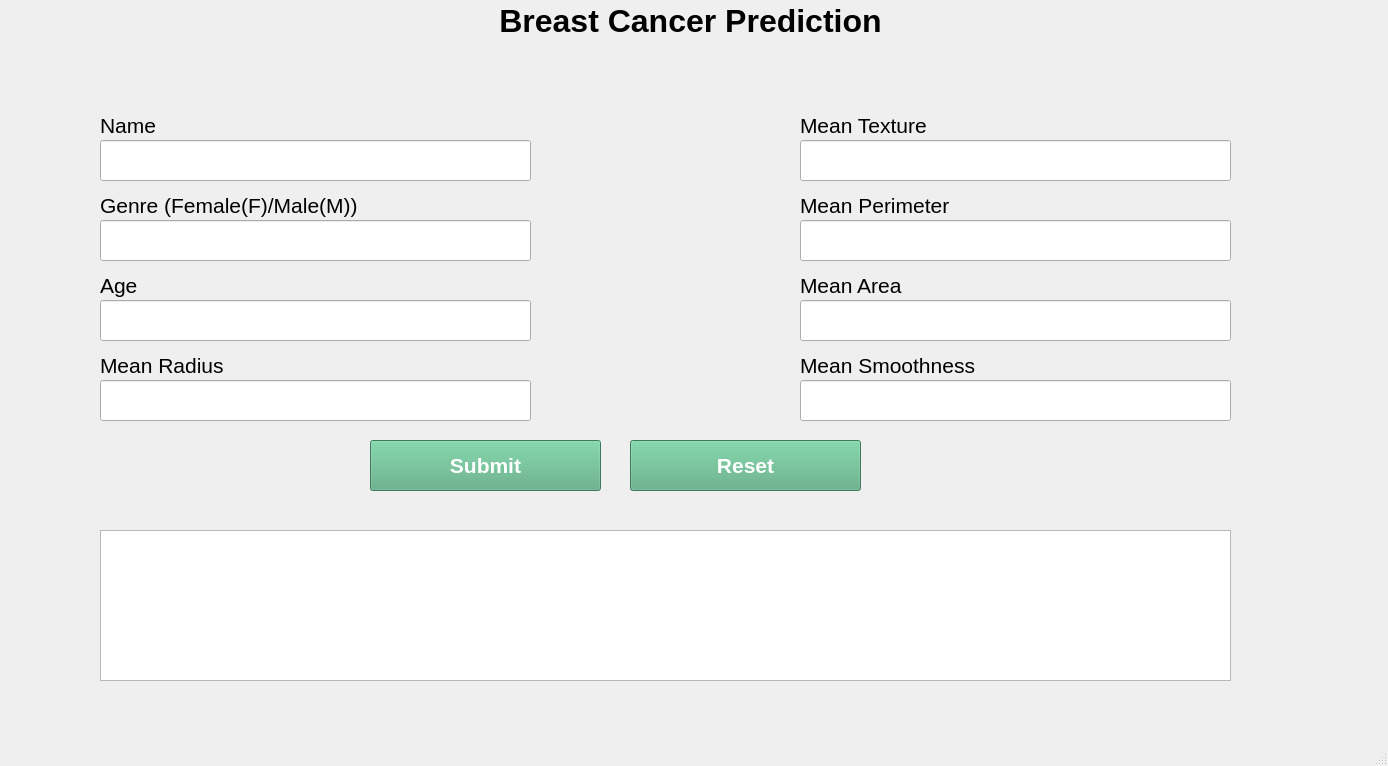
<?xml version="1.0" encoding="UTF-8"?>
<ui version="4.0">
 <class>MainWindow</class>
 <widget class="QMainWindow" name="MainWindow">
  <property name="geometry">
   <rect>
    <x>0</x>
    <y>0</y>
    <width>1388</width>
    <height>766</height>
   </rect>
  </property>
  <property name="windowTitle">
   <string>MainWindow</string>
  </property>
  <widget class="QWidget" name="centralwidget">
   <widget class="QLabel" name="label">
    <property name="geometry">
     <rect>
      <x>0</x>
      <y>0</y>
      <width>1381</width>
      <height>41</height>
     </rect>
    </property>
    <property name="font">
     <font>
      <family>Arial</family>
      <pointsize>24</pointsize>
      <weight>75</weight>
      <bold>true</bold>
     </font>
    </property>
    <property name="text">
     <string>Breast Cancer Prediction</string>
    </property>
    <property name="alignment">
     <set>Qt::AlignCenter</set>
    </property>
   </widget>
   <widget class="QLineEdit" name="name">
    <property name="geometry">
     <rect>
      <x>100</x>
      <y>140</y>
      <width>431</width>
      <height>41</height>
     </rect>
    </property>
    <property name="font">
     <font>
      <family>Arial</family>
      <pointsize>16</pointsize>
     </font>
    </property>
   </widget>
   <widget class="QLabel" name="label_2">
    <property name="geometry">
     <rect>
      <x>100</x>
      <y>110</y>
      <width>201</width>
      <height>31</height>
     </rect>
    </property>
    <property name="font">
     <font>
      <family>Arial</family>
      <pointsize>16</pointsize>
     </font>
    </property>
    <property name="text">
     <string>Name</string>
    </property>
   </widget>
   <widget class="QLabel" name="label_3">
    <property name="geometry">
     <rect>
      <x>100</x>
      <y>190</y>
      <width>321</width>
      <height>31</height>
     </rect>
    </property>
    <property name="font">
     <font>
      <family>Arial</family>
      <pointsize>16</pointsize>
     </font>
    </property>
    <property name="text">
     <string>Genre (Female(F)/Male(M))</string>
    </property>
   </widget>
   <widget class="QLineEdit" name="genre">
    <property name="geometry">
     <rect>
      <x>100</x>
      <y>220</y>
      <width>431</width>
      <height>41</height>
     </rect>
    </property>
    <property name="font">
     <font>
      <family>Arial</family>
      <pointsize>16</pointsize>
     </font>
    </property>
   </widget>
   <widget class="QLabel" name="label_4">
    <property name="geometry">
     <rect>
      <x>100</x>
      <y>270</y>
      <width>201</width>
      <height>31</height>
     </rect>
    </property>
    <property name="font">
     <font>
      <family>Arial</family>
      <pointsize>16</pointsize>
     </font>
    </property>
    <property name="text">
     <string>Age </string>
    </property>
   </widget>
   <widget class="QLineEdit" name="age">
    <property name="geometry">
     <rect>
      <x>100</x>
      <y>300</y>
      <width>431</width>
      <height>41</height>
     </rect>
    </property>
    <property name="font">
     <font>
      <family>Arial</family>
      <pointsize>16</pointsize>
     </font>
    </property>
   </widget>
   <widget class="QLabel" name="label_5">
    <property name="geometry">
     <rect>
      <x>100</x>
      <y>350</y>
      <width>201</width>
      <height>31</height>
     </rect>
    </property>
    <property name="font">
     <font>
      <family>Arial</family>
      <pointsize>16</pointsize>
     </font>
    </property>
    <property name="text">
     <string>Mean Radius</string>
    </property>
   </widget>
   <widget class="QLineEdit" name="radius">
    <property name="geometry">
     <rect>
      <x>100</x>
      <y>380</y>
      <width>431</width>
      <height>41</height>
     </rect>
    </property>
    <property name="font">
     <font>
      <family>Arial</family>
      <pointsize>16</pointsize>
     </font>
    </property>
   </widget>
   <widget class="QLabel" name="label_6">
    <property name="geometry">
     <rect>
      <x>800</x>
      <y>110</y>
      <width>201</width>
      <height>31</height>
     </rect>
    </property>
    <property name="font">
     <font>
      <family>Arial</family>
      <pointsize>16</pointsize>
     </font>
    </property>
    <property name="text">
     <string>Mean Texture</string>
    </property>
   </widget>
   <widget class="QLineEdit" name="texture">
    <property name="geometry">
     <rect>
      <x>800</x>
      <y>140</y>
      <width>431</width>
      <height>41</height>
     </rect>
    </property>
    <property name="font">
     <font>
      <family>Arial</family>
      <pointsize>16</pointsize>
     </font>
    </property>
   </widget>
   <widget class="QLabel" name="label_7">
    <property name="geometry">
     <rect>
      <x>800</x>
      <y>190</y>
      <width>201</width>
      <height>31</height>
     </rect>
    </property>
    <property name="font">
     <font>
      <family>Arial</family>
      <pointsize>16</pointsize>
     </font>
    </property>
    <property name="text">
     <string>Mean Perimeter</string>
    </property>
   </widget>
   <widget class="QLineEdit" name="perimeter">
    <property name="geometry">
     <rect>
      <x>800</x>
      <y>220</y>
      <width>431</width>
      <height>41</height>
     </rect>
    </property>
    <property name="font">
     <font>
      <family>Arial</family>
      <pointsize>16</pointsize>
     </font>
    </property>
   </widget>
   <widget class="QLabel" name="label_8">
    <property name="geometry">
     <rect>
      <x>800</x>
      <y>270</y>
      <width>291</width>
      <height>31</height>
     </rect>
    </property>
    <property name="font">
     <font>
      <family>Arial</family>
      <pointsize>16</pointsize>
     </font>
    </property>
    <property name="text">
     <string>Mean Area</string>
    </property>
   </widget>
   <widget class="QLineEdit" name="area">
    <property name="geometry">
     <rect>
      <x>800</x>
      <y>300</y>
      <width>431</width>
      <height>41</height>
     </rect>
    </property>
    <property name="font">
     <font>
      <family>Arial</family>
      <pointsize>16</pointsize>
     </font>
    </property>
   </widget>
   <widget class="QLabel" name="label_9">
    <property name="geometry">
     <rect>
      <x>800</x>
      <y>350</y>
      <width>291</width>
      <height>31</height>
     </rect>
    </property>
    <property name="font">
     <font>
      <family>Arial</family>
      <pointsize>16</pointsize>
     </font>
    </property>
    <property name="text">
     <string>Mean Smoothness</string>
    </property>
   </widget>
   <widget class="QLineEdit" name="smoothness">
    <property name="geometry">
     <rect>
      <x>800</x>
      <y>380</y>
      <width>431</width>
      <height>41</height>
     </rect>
    </property>
    <property name="font">
     <font>
      <family>Arial</family>
      <pointsize>16</pointsize>
     </font>
    </property>
   </widget>
   <widget class="QPushButton" name="submit">
    <property name="geometry">
     <rect>
      <x>370</x>
      <y>440</y>
      <width>231</width>
      <height>51</height>
     </rect>
    </property>
    <property name="font">
     <font>
      <family>Arial</family>
      <pointsize>16</pointsize>
      <weight>75</weight>
      <bold>true</bold>
     </font>
    </property>
    <property name="styleSheet">
     <string notr="true">color: rgb(255, 255, 255);
background-color: rgb(85, 170, 127);</string>
    </property>
    <property name="text">
     <string>Submit</string>
    </property>
   </widget>
   <widget class="QTextBrowser" name="output">
    <property name="geometry">
     <rect>
      <x>100</x>
      <y>530</y>
      <width>1131</width>
      <height>151</height>
     </rect>
    </property>
    <property name="font">
     <font>
      <family>MS Shell Dlg 2</family>
      <pointsize>24</pointsize>
      <weight>9</weight>
      <italic>false</italic>
      <bold>false</bold>
     </font>
    </property>
    <property name="styleSheet">
     <string notr="true">font: 75 24pt &quot;MS Shell Dlg 2&quot;;
</string>
    </property>
    <property name="html">
     <string>&lt;!DOCTYPE HTML PUBLIC &quot;-//W3C//DTD HTML 4.0//EN&quot; &quot;http://www.w3.org/TR/REC-html40/strict.dtd&quot;&gt;
&lt;html&gt;&lt;head&gt;&lt;meta name=&quot;qrichtext&quot; content=&quot;1&quot; /&gt;&lt;style type=&quot;text/css&quot;&gt;
p, li { white-space: pre-wrap; }
&lt;/style&gt;&lt;/head&gt;&lt;body style=&quot; font-family:'MS Shell Dlg 2'; font-size:24pt; font-weight:72; font-style:normal;&quot;&gt;
&lt;p align=&quot;center&quot; style=&quot;-qt-paragraph-type:empty; margin-top:0px; margin-bottom:0px; margin-left:0px; margin-right:0px; -qt-block-indent:0; text-indent:0px; font-size:16pt;&quot;&gt;&lt;br /&gt;&lt;/p&gt;&lt;/body&gt;&lt;/html&gt;</string>
    </property>
   </widget>
   <widget class="QPushButton" name="clear">
    <property name="geometry">
     <rect>
      <x>630</x>
      <y>440</y>
      <width>231</width>
      <height>51</height>
     </rect>
    </property>
    <property name="font">
     <font>
      <family>Arial</family>
      <pointsize>16</pointsize>
      <weight>75</weight>
      <bold>true</bold>
     </font>
    </property>
    <property name="styleSheet">
     <string notr="true">color: rgb(255, 255, 255);
background-color: rgb(85, 170, 127);</string>
    </property>
    <property name="text">
     <string>Reset</string>
    </property>
   </widget>
  </widget>
  <widget class="QMenuBar" name="menubar">
   <property name="geometry">
    <rect>
     <x>0</x>
     <y>0</y>
     <width>1388</width>
     <height>21</height>
    </rect>
   </property>
  </widget>
  <widget class="QStatusBar" name="statusbar"/>
 </widget>
 <resources/>
 <connections/>
</ui>
